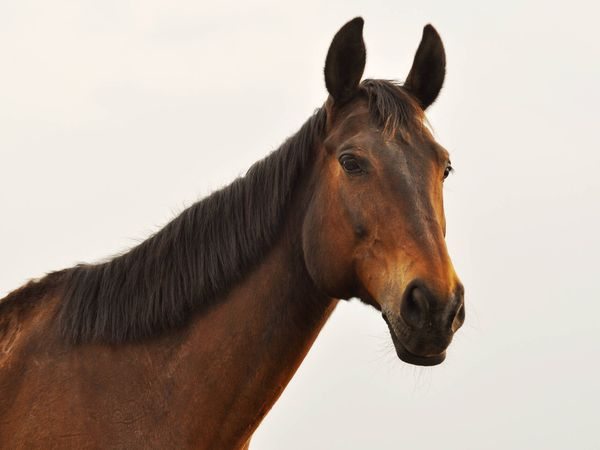
#> input picture caballo.jpg, 600 x 450 px
$ python 'Pracica 14.py'
#> lines starting #> are read from the running program, lines starting #| are printed output that depends on the picture
import numpy as np
import cv2
import matplotlib.pyplot as plt

# Función para verificar si la imagen se cargó correctamente
def verificar_imagen(img, nombre):
    """
    Verifica si una imagen fue cargada correctamente.
    Si no se cargó, lanza una excepción con un mensaje de error.
    """
    if img is None:
        raise FileNotFoundError(f"No se pudo cargar la imagen: {nombre}")

# Escalado de imagen
img = cv2.imread('caballo.jpg')  # Carga la imagen en color
#> img is the input picture: shape (450, 600, 3); mean B, G, R 154.1, 163.6, 176.7
verificar_imagen(img, 'caballo.jpg')  # Verifica que la imagen se haya cargado correctamente

# Escalado utilizando un factor de escala
res = cv2.resize(img, None, fx=2, fy=2, interpolation=cv2.INTER_CUBIC)  # Escala la imagen al doble de tamaño

# Escalado indicando manualmente el nuevo tamaño deseado
height, width = img.shape[:2]  # Obtiene las dimensiones originales de la imagen
#> height = 450; width = 600
res_manual = cv2.resize(img, (2 * width, 2 * height), interpolation=cv2.INTER_CUBIC)  # Escala manualmente

# Traslación de imagen
img_gray = cv2.imread('caballo.jpg', 0)  # Carga la imagen en escala de grises
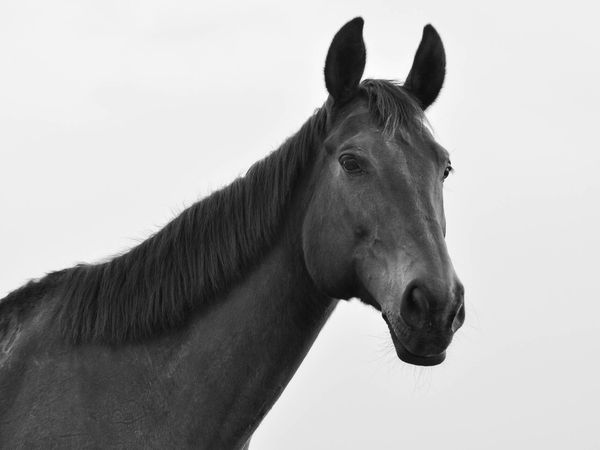
#> img_gray: shape (450, 600); min 4, max 255, mean 166.4
verificar_imagen(img_gray, 'caballo.jpg')  # Verifica que la imagen se haya cargado correctamente
rows, cols = img_gray.shape  # Obtiene las dimensiones de la imagen en escala de grises
#> rows = 450; cols = 600

# Matriz de transformación para traslación
M = np.float32([[1, 0, 210], [0, 1, 20]])  # Traslada la imagen 210 píxeles a la derecha y 20 píxeles hacia abajo
dst_translation = cv2.warpAffine(img_gray, M, (cols, rows))  # Aplica la transformación de traslación
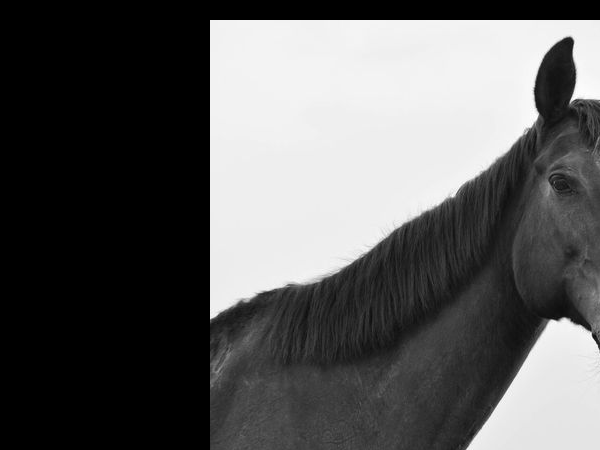
#> dst_translation: shape (450, 600); min 0, max 255, mean 91.7

# Muestra la imagen trasladada
cv2.imshow('Traslacion', dst_translation)
cv2.waitKey(0)
cv2.destroyAllWindows()

# Rotación de imagen
M = cv2.getRotationMatrix2D((cols / 2, rows / 2), 45, 1)  # Matriz de rotación (centro, ángulo, escala)
dst_rotation = cv2.warpAffine(img_gray, M, (cols, rows))  # Aplica la transformación de rotación
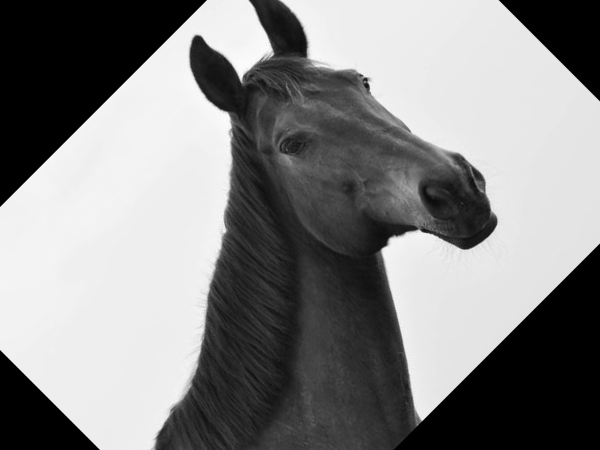
#> dst_rotation: shape (450, 600); min 0, max 254, mean 133.3

# Muestra la imagen rotada
cv2.imshow('Rotacion', dst_rotation)
cv2.waitKey(0)
cv2.destroyAllWindows()

# Transformación afín
img_grid = cv2.imread('sudoku.png')  # Carga la imagen en color
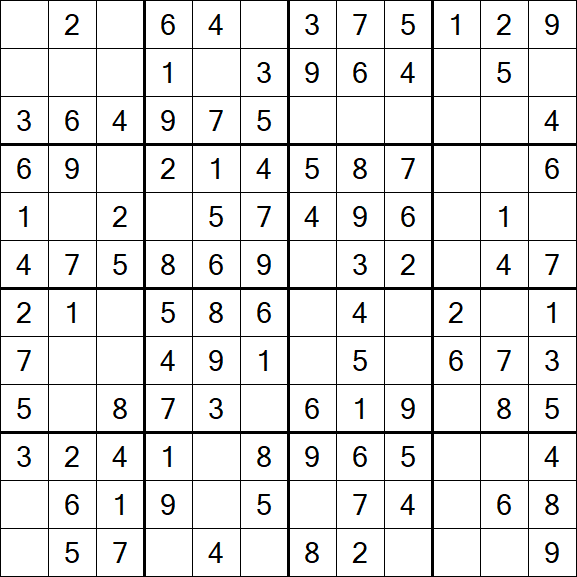
#> input picture sudoku.png, 577 x 577 px
#> img_grid is the input picture: shape (577, 577, 3); mean B, G, R 230.7, 230.7, 230.7
verificar_imagen(img_grid, 'sudoku.png')  # Verifica que la imagen se haya cargado correctamente
rows, cols, ch = img_grid.shape  # Obtiene las dimensiones de la imagen
#> rows = 577; cols = 577; ch = 3

# Puntos originales y transformados para la transformación afín
pts1 = np.float32([[100, 400], [400, 100], [100, 100]])  # Puntos en la imagen original
pts2 = np.float32([[50, 300], [400, 200], [80, 150]])  # Puntos en la imagen transformada

# Matriz de transformación afín
M = cv2.getAffineTransform(pts1, pts2)  # Calcula la matriz de transformación afín
dst_affine = cv2.warpAffine(img_grid, M, (cols, rows))  # Aplica la transformación afín
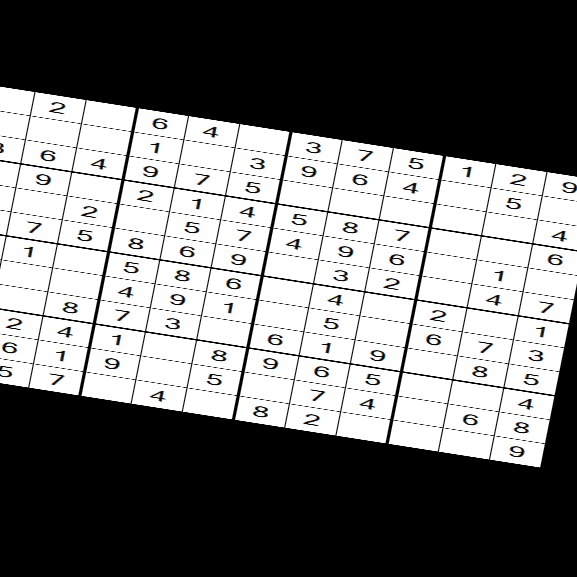
#> dst_affine: shape (577, 577, 3); mean B, G, R 116.7, 116.7, 116.7

# Muestra la imagen original y la transformada
plt.subplot(121), plt.imshow(cv2.cvtColor(img_grid, cv2.COLOR_BGR2RGB)), plt.title('Input')  # Imagen original
plt.subplot(122), plt.imshow(cv2.cvtColor(dst_affine, cv2.COLOR_BGR2RGB)), plt.title('Output')  # Imagen transformada
plt.show()

# Transformación de perspectiva
img_sudoku = cv2.imread('sudoku.png')  # Carga la imagen en color
verificar_imagen(img_sudoku, 'sudoku.png')  # Verifica que la imagen se haya cargado correctamente
rows, cols, ch = img_sudoku.shape  # Obtiene las dimensiones de la imagen

# Puntos originales y transformados para la transformación de perspectiva
pts1 = np.float32([[56, 65], [368, 52], [28, 387], [389, 390]])  # Puntos en la imagen original
pts2 = np.float32([[0, 0], [300, 0], [0, 300], [300, 300]])  # Puntos en la imagen transformada

# Matriz de transformación de perspectiva
M = cv2.getPerspectiveTransform(pts1, pts2)  # Calcula la matriz de transformación de perspectiva
dst_perspective = cv2.warpPerspective(img_sudoku, M, (300, 300))  # Aplica la transformación de perspectiva
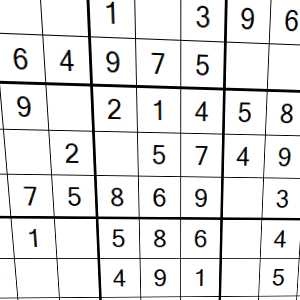
#> dst_perspective: shape (300, 300, 3); mean B, G, R 230, 230, 230

# Muestra la imagen original y la transformada
plt.subplot(121), plt.imshow(cv2.cvtColor(img_sudoku, cv2.COLOR_BGR2RGB)), plt.title('Input')  # Imagen original
plt.subplot(122), plt.imshow(cv2.cvtColor(dst_perspective, cv2.COLOR_BGR2RGB)), plt.title('Output')  # Imagen transformada
plt.show()
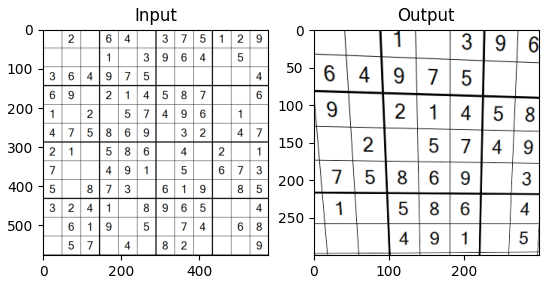
#> figure drawn by matplotlib, 2 panels
